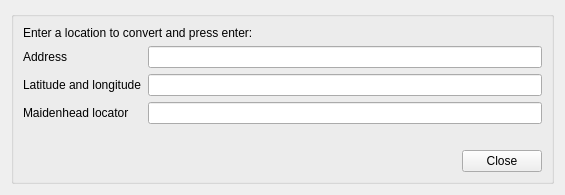
<?xml version="1.0" encoding="UTF-8"?>
<ui version="4.0">
 <class>MapMaidenheadDialog</class>
 <widget class="QDialog" name="MapMaidenheadDialog">
  <property name="geometry">
   <rect>
    <x>0</x>
    <y>0</y>
    <width>565</width>
    <height>194</height>
   </rect>
  </property>
  <property name="font">
   <font>
    <family>Liberation Sans</family>
    <pointsize>9</pointsize>
   </font>
  </property>
  <property name="windowTitle">
   <string>Maidenhead Locator Converter</string>
  </property>
  <property name="toolTip">
   <string>Location conversion</string>
  </property>
  <layout class="QVBoxLayout" name="verticalLayout">
   <item>
    <widget class="QGroupBox" name="groupBox">
     <layout class="QVBoxLayout" name="verticalLayout_2">
      <item>
       <widget class="QLabel" name="infoLabel">
        <property name="text">
         <string>Enter a location to convert and press enter:</string>
        </property>
       </widget>
      </item>
      <item>
       <layout class="QFormLayout" name="formLayout">
        <item row="0" column="0">
         <widget class="QLabel" name="addressLabel">
          <property name="text">
           <string>Address</string>
          </property>
         </widget>
        </item>
        <item row="0" column="1">
         <widget class="QLineEdit" name="address">
          <property name="toolTip">
           <string>Enter an address to convert to latitude/longitude and a Maidenhead locator</string>
          </property>
         </widget>
        </item>
        <item row="1" column="0">
         <widget class="QLabel" name="latAndLongLabel">
          <property name="text">
           <string>Latitude and longitude</string>
          </property>
         </widget>
        </item>
        <item row="2" column="0">
         <widget class="QLabel" name="maidenheadLabel">
          <property name="text">
           <string>Maidenhead locator</string>
          </property>
         </widget>
        </item>
        <item row="2" column="1">
         <widget class="QLineEdit" name="maidenhead">
          <property name="toolTip">
           <string>Enter a Maidenhead locator to convert to latitude and longitude</string>
          </property>
         </widget>
        </item>
        <item row="1" column="1">
         <widget class="QLineEdit" name="latAndLong">
          <property name="focusPolicy">
           <enum>Qt::StrongFocus</enum>
          </property>
          <property name="toolTip">
           <string>Enter latitude and longitude to convert to a Maidenhead locator</string>
          </property>
         </widget>
        </item>
       </layout>
      </item>
      <item>
       <widget class="QLabel" name="error">
        <property name="text">
         <string/>
        </property>
       </widget>
      </item>
      <item>
       <spacer name="verticalSpacer">
        <property name="orientation">
         <enum>Qt::Vertical</enum>
        </property>
        <property name="sizeHint" stdset="0">
         <size>
          <width>20</width>
          <height>40</height>
         </size>
        </property>
       </spacer>
      </item>
      <item>
       <layout class="QHBoxLayout" name="horizontalLayout">
        <item>
         <spacer name="horizontalSpacer">
          <property name="orientation">
           <enum>Qt::Horizontal</enum>
          </property>
          <property name="sizeHint" stdset="0">
           <size>
            <width>40</width>
            <height>20</height>
           </size>
          </property>
         </spacer>
        </item>
        <item>
         <widget class="QPushButton" name="close">
          <property name="focusPolicy">
           <enum>Qt::NoFocus</enum>
          </property>
          <property name="text">
           <string>Close</string>
          </property>
         </widget>
        </item>
       </layout>
      </item>
     </layout>
    </widget>
   </item>
  </layout>
 </widget>
 <tabstops>
  <tabstop>address</tabstop>
  <tabstop>latAndLong</tabstop>
  <tabstop>maidenhead</tabstop>
  <tabstop>close</tabstop>
 </tabstops>
 <resources/>
 <connections/>
</ui>
